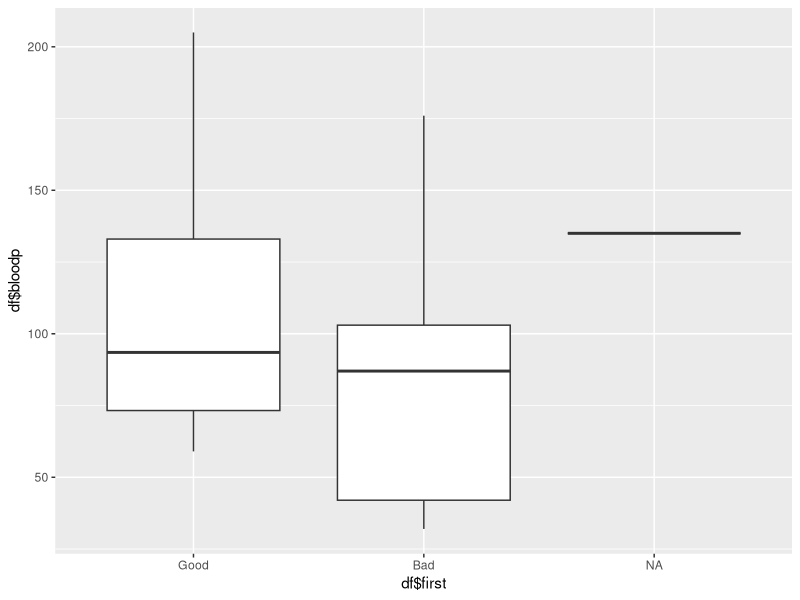
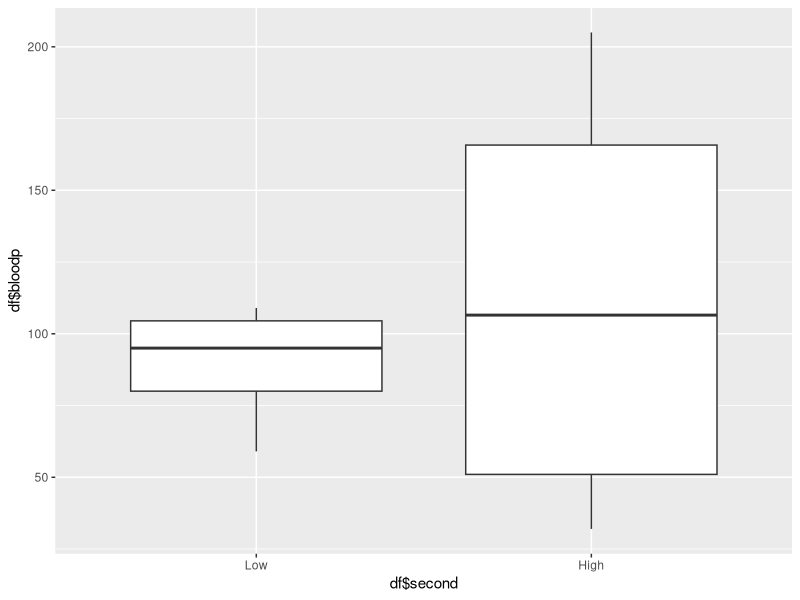
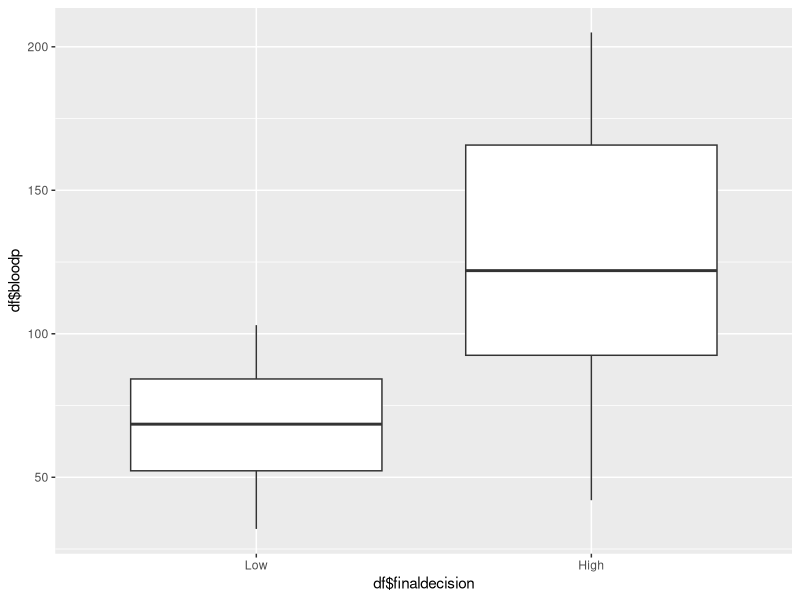
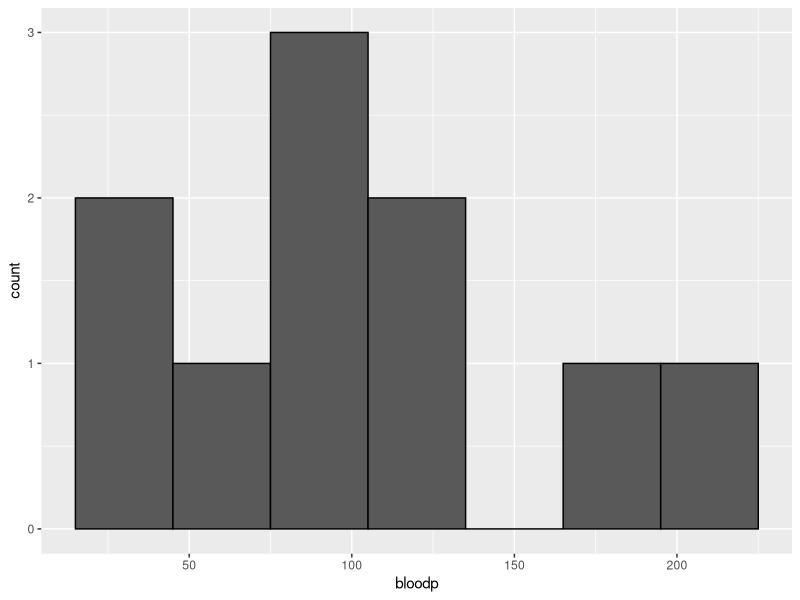

The R script that drew these images, in order:
library(ggplot2)
library(tidyr)

Freq <- c(0.6, 0.3, 0.4, 0.4, 0.2, 0.6, 0.3, 0.4, 0.9, 0.2)
bloodp <- c(103, 87, 32, 42, 59, 109, 78, 205, 135, 176)
first <- c(1, 1, 1, 1, 0, 0, 0, 0, NA, 1)
second <- c(0, 0, 1, 1, 0, 0, 1, 1, 1, 1)
finaldecision <- c(0, 1, 0, 1, 0, 1, 0, 1, 1, 1)

df <- data.frame(Freq, bloodp, first, second, finaldecision)
df

df$first <- factor(df$first, levels = c(0, 1), labels = c("Good", "Bad"))
df$second <- factor(df$second, levels = c(0, 1), labels = c("Low", "High"))
df$finaldecision <- factor(df$finaldecision, levels = c(0, 1), labels = c("Low", "High"))

ggplot(df, aes(x=df$first, y=df$bloodp)) +
  geom_boxplot()

ggplot(df, aes(x=df$second, y=df$bloodp)) +
  geom_boxplot()

ggplot(df, aes(x=df$finaldecision, y=df$bloodp)) +
  geom_boxplot()

ggplot(df, aes(x = bloodp)) +
  geom_histogram(binwidth=30, color="black")